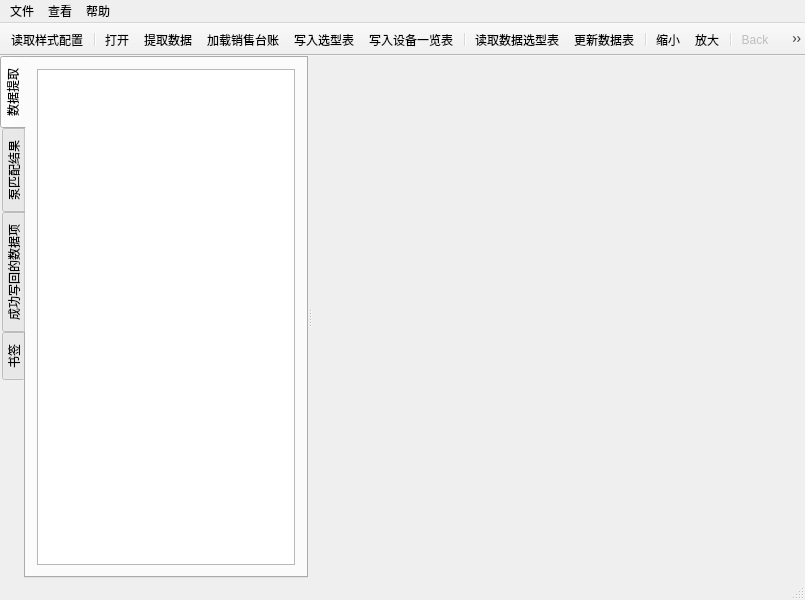
<?xml version="1.0" encoding="UTF-8"?>
<ui version="4.0">
 <class>MainWindow</class>
 <widget class="QMainWindow" name="MainWindow">
  <property name="geometry">
   <rect>
    <x>0</x>
    <y>0</y>
    <width>805</width>
    <height>600</height>
   </rect>
  </property>
  <property name="windowTitle">
   <string>数据表处理工具</string>
  </property>
  <property name="unifiedTitleAndToolBarOnMac">
   <bool>true</bool>
  </property>
  <widget class="QWidget" name="centralWidget">
   <layout class="QHBoxLayout" name="horizontalLayout_2">
    <property name="spacing">
     <number>0</number>
    </property>
    <property name="leftMargin">
     <number>0</number>
    </property>
    <property name="topMargin">
     <number>0</number>
    </property>
    <property name="rightMargin">
     <number>0</number>
    </property>
    <property name="bottomMargin">
     <number>0</number>
    </property>
    <item>
     <widget class="QWidget" name="widget" native="true">
      <layout class="QVBoxLayout" name="verticalLayout_2">
       <property name="spacing">
        <number>0</number>
       </property>
       <property name="leftMargin">
        <number>0</number>
       </property>
       <property name="topMargin">
        <number>0</number>
       </property>
       <property name="rightMargin">
        <number>0</number>
       </property>
       <property name="bottomMargin">
        <number>0</number>
       </property>
       <item>
        <widget class="QSplitter" name="splitter">
         <property name="orientation">
          <enum>Qt::Orientation::Horizontal</enum>
         </property>
         <widget class="QTabWidget" name="tabWidget">
          <property name="sizePolicy">
           <sizepolicy hsizetype="Preferred" vsizetype="Expanding">
            <horstretch>0</horstretch>
            <verstretch>0</verstretch>
           </sizepolicy>
          </property>
          <property name="tabPosition">
           <enum>QTabWidget::TabPosition::West</enum>
          </property>
          <property name="currentIndex">
           <number>0</number>
          </property>
          <property name="documentMode">
           <bool>false</bool>
          </property>
          <widget class="QWidget" name="dataExtractedTab">
           <attribute name="title">
            <string>数据提取</string>
           </attribute>
           <layout class="QVBoxLayout" name="verticalLayout_4">
            <item>
             <widget class="QTableWidget" name="dataExtractedWidget">
              <property name="sizePolicy">
               <sizepolicy hsizetype="Expanding" vsizetype="Expanding">
                <horstretch>0</horstretch>
                <verstretch>0</verstretch>
               </sizepolicy>
              </property>
              <property name="autoFillBackground">
               <bool>false</bool>
              </property>
             </widget>
            </item>
           </layout>
          </widget>
          <widget class="QWidget" name="pumpSelectTab">
           <attribute name="title">
            <string>泵匹配结果</string>
           </attribute>
           <layout class="QVBoxLayout" name="verticalLayout_5">
            <item>
             <widget class="QTabWidget" name="sourceTabWidget">
              <property name="currentIndex">
               <number>-1</number>
              </property>
             </widget>
            </item>
           </layout>
          </widget>
          <widget class="QWidget" name="dataWritenTab">
           <attribute name="title">
            <string>成功写回的数据项</string>
           </attribute>
           <layout class="QVBoxLayout" name="verticalLayout">
            <item>
             <widget class="QTableWidget" name="dataWritenWidget"/>
            </item>
           </layout>
          </widget>
          <widget class="QWidget" name="bookmarkTab">
           <attribute name="title">
            <string>书签</string>
           </attribute>
           <layout class="QVBoxLayout" name="verticalLayout_3">
            <property name="spacing">
             <number>0</number>
            </property>
            <property name="leftMargin">
             <number>2</number>
            </property>
            <property name="topMargin">
             <number>2</number>
            </property>
            <property name="rightMargin">
             <number>2</number>
            </property>
            <property name="bottomMargin">
             <number>2</number>
            </property>
            <item>
             <widget class="QTreeView" name="bookmarkView">
              <property name="sizePolicy">
               <sizepolicy hsizetype="Preferred" vsizetype="Expanding">
                <horstretch>0</horstretch>
                <verstretch>0</verstretch>
               </sizepolicy>
              </property>
              <property name="headerHidden">
               <bool>true</bool>
              </property>
             </widget>
            </item>
           </layout>
          </widget>
         </widget>
         <widget class="QPdfView" name="pdfView" native="true">
          <property name="enabled">
           <bool>true</bool>
          </property>
          <property name="sizePolicy">
           <sizepolicy hsizetype="Expanding" vsizetype="Expanding">
            <horstretch>10</horstretch>
            <verstretch>0</verstretch>
           </sizepolicy>
          </property>
         </widget>
        </widget>
       </item>
      </layout>
     </widget>
    </item>
   </layout>
  </widget>
  <widget class="QMenuBar" name="menuBar">
   <property name="geometry">
    <rect>
     <x>0</x>
     <y>0</y>
     <width>805</width>
     <height>33</height>
    </rect>
   </property>
   <widget class="QMenu" name="menuFile">
    <property name="title">
     <string>文件</string>
    </property>
    <addaction name="actionOpen"/>
    <addaction name="actionExtract_Data"/>
    <addaction name="actionQuit"/>
   </widget>
   <widget class="QMenu" name="menuHelp">
    <property name="title">
     <string>帮助</string>
    </property>
    <addaction name="actionAbout"/>
    <addaction name="actionAbout_Qt"/>
   </widget>
   <widget class="QMenu" name="menuView">
    <property name="title">
     <string>查看</string>
    </property>
    <addaction name="actionZoom_In"/>
    <addaction name="actionZoom_Out"/>
    <addaction name="actionPrevious_Page"/>
    <addaction name="actionNext_Page"/>
    <addaction name="separator"/>
    <addaction name="actionContinuous"/>
   </widget>
   <addaction name="menuFile"/>
   <addaction name="menuView"/>
   <addaction name="menuHelp"/>
  </widget>
  <widget class="QToolBar" name="mainToolBar">
   <property name="movable">
    <bool>false</bool>
   </property>
   <property name="floatable">
    <bool>false</bool>
   </property>
   <attribute name="toolBarArea">
    <enum>TopToolBarArea</enum>
   </attribute>
   <attribute name="toolBarBreak">
    <bool>false</bool>
   </attribute>
   <addaction name="actionReadStyleConfig"/>
   <addaction name="separator"/>
   <addaction name="actionOpen"/>
   <addaction name="actionExtract_Data"/>
   <addaction name="actionLoad_SalesTable"/>
   <addaction name="actionWrite_MSTable"/>
   <addaction name="actionWrite_ListTable"/>
   <addaction name="separator"/>
   <addaction name="actionLoad_MSTable"/>
   <addaction name="actionWrite_DataPdf"/>
   <addaction name="separator"/>
   <addaction name="actionZoom_Out"/>
   <addaction name="actionZoom_In"/>
   <addaction name="separator"/>
   <addaction name="actionBack"/>
   <addaction name="actionForward"/>
  </widget>
  <widget class="QStatusBar" name="statusBar"/>
  <action name="actionOpen">
   <property name="icon">
    <iconset theme="document-open" resource="resources.qrc">
     <normaloff>:/icons/images/document-open.svgz</normaloff>:/icons/images/document-open.svgz</iconset>
   </property>
   <property name="text">
    <string>打开...</string>
   </property>
   <property name="shortcut">
    <string>Ctrl+O</string>
   </property>
  </action>
  <action name="actionQuit">
   <property name="icon">
    <iconset theme="application-exit"/>
   </property>
   <property name="text">
    <string>退出</string>
   </property>
   <property name="shortcut">
    <string>Ctrl+Q</string>
   </property>
  </action>
  <action name="actionAbout">
   <property name="icon">
    <iconset theme="help-about"/>
   </property>
   <property name="text">
    <string>About</string>
   </property>
  </action>
  <action name="actionAbout_Qt">
   <property name="text">
    <string>About Qt</string>
   </property>
  </action>
  <action name="actionZoom_In">
   <property name="icon">
    <iconset theme="zoom-in" resource="resources.qrc">
     <normaloff>:/icons/images/zoom-in.svgz</normaloff>:/icons/images/zoom-in.svgz</iconset>
   </property>
   <property name="text">
    <string>放大</string>
   </property>
   <property name="shortcut">
    <string>Ctrl++</string>
   </property>
  </action>
  <action name="actionZoom_Out">
   <property name="icon">
    <iconset theme="zoom-out" resource="resources.qrc">
     <normaloff>:/icons/images/zoom-out.svgz</normaloff>:/icons/images/zoom-out.svgz</iconset>
   </property>
   <property name="text">
    <string>缩小</string>
   </property>
   <property name="shortcut">
    <string>Ctrl+-</string>
   </property>
  </action>
  <action name="actionPrevious_Page">
   <property name="icon">
    <iconset theme="go-previous-view-page" resource="resources.qrc">
     <normaloff>:/icons/images/go-previous-view-page.svgz</normaloff>:/icons/images/go-previous-view-page.svgz</iconset>
   </property>
   <property name="text">
    <string>上一页</string>
   </property>
   <property name="shortcut">
    <string>PgUp</string>
   </property>
  </action>
  <action name="actionNext_Page">
   <property name="icon">
    <iconset theme="go-next-view-page" resource="resources.qrc">
     <normaloff>:/icons/images/go-next-view-page.svgz</normaloff>:/icons/images/go-next-view-page.svgz</iconset>
   </property>
   <property name="text">
    <string>下一页</string>
   </property>
   <property name="shortcut">
    <string>PgDown</string>
   </property>
  </action>
  <action name="actionContinuous">
   <property name="checkable">
    <bool>true</bool>
   </property>
   <property name="checked">
    <bool>true</bool>
   </property>
   <property name="text">
    <string>页面连续</string>
   </property>
  </action>
  <action name="actionBack">
   <property name="enabled">
    <bool>false</bool>
   </property>
   <property name="icon">
    <iconset resource="resources.qrc">
     <normaloff>:/icons/images/go-previous-view.svgz</normaloff>:/icons/images/go-previous-view.svgz</iconset>
   </property>
   <property name="text">
    <string>Back</string>
   </property>
   <property name="toolTip">
    <string>back to previous view</string>
   </property>
  </action>
  <action name="actionForward">
   <property name="enabled">
    <bool>false</bool>
   </property>
   <property name="icon">
    <iconset resource="resources.qrc">
     <normaloff>:/icons/images/go-next-view.svgz</normaloff>:/icons/images/go-next-view.svgz</iconset>
   </property>
   <property name="text">
    <string>Forward</string>
   </property>
   <property name="toolTip">
    <string>forward to next view</string>
   </property>
  </action>
  <action name="actionExtract_Data">
   <property name="enabled">
    <bool>true</bool>
   </property>
   <property name="icon">
    <iconset resource="resources.qrc">
     <normaloff>:/icons/images/extract-data.svg</normaloff>:/icons/images/extract-data.svg</iconset>
   </property>
   <property name="text">
    <string>提取数据</string>
   </property>
   <property name="shortcut">
    <string>Ctrl+E</string>
   </property>
   <property name="menuRole">
    <enum>QAction::MenuRole::TextHeuristicRole</enum>
   </property>
  </action>
  <action name="actionWrite_MSTable">
   <property name="icon">
    <iconset resource="resources.qrc">
     <normaloff>:/icons/images/write-table.svg</normaloff>:/icons/images/write-table.svg</iconset>
   </property>
   <property name="text">
    <string>写入选型表</string>
   </property>
   <property name="toolTip">
    <string>写入设备选型表</string>
   </property>
   <property name="menuRole">
    <enum>QAction::MenuRole::TextHeuristicRole</enum>
   </property>
  </action>
  <action name="actionLoad_SalesTable">
   <property name="icon">
    <iconset resource="resources.qrc">
     <normaloff>:/icons/images/load-table.svg</normaloff>:/icons/images/load-table.svg</iconset>
   </property>
   <property name="text">
    <string>加载销售台账</string>
   </property>
   <property name="toolTip">
    <string>加载销售台账表格</string>
   </property>
   <property name="menuRole">
    <enum>QAction::MenuRole::TextHeuristicRole</enum>
   </property>
  </action>
  <action name="actionWrite_ListTable">
   <property name="icon">
    <iconset>
     <normalon>:/icons/images/write-list.svg</normalon>
    </iconset>
   </property>
   <property name="text">
    <string>写入设备一览表</string>
   </property>
   <property name="toolTip">
    <string>写入设备一览表</string>
   </property>
   <property name="menuRole">
    <enum>QAction::MenuRole::TextHeuristicRole</enum>
   </property>
  </action>
  <action name="actionLoad_MSTable">
   <property name="icon">
    <iconset>
     <normalon>:/icons/images/read-mstable.svg</normalon>
    </iconset>
   </property>
   <property name="text">
    <string>读取数据选型表</string>
   </property>
   <property name="toolTip">
    <string>读取选型表，准备更新数据表</string>
   </property>
   <property name="menuRole">
    <enum>QAction::MenuRole::TextHeuristicRole</enum>
   </property>
  </action>
  <action name="actionWrite_DataPdf">
   <property name="icon">
    <iconset>
     <normalon>:/icons/images/write-pdf.svg</normalon>
    </iconset>
   </property>
   <property name="text">
    <string>更新数据表</string>
   </property>
   <property name="toolTip">
    <string>更新泵信息到数据表</string>
   </property>
   <property name="menuRole">
    <enum>QAction::MenuRole::TextHeuristicRole</enum>
   </property>
  </action>
  <action name="actionReadStyleConfig">
   <property name="icon">
    <iconset>
     <normalon>:/icons/images/read-config.svg</normalon>
    </iconset>
   </property>
   <property name="text">
    <string>读取样式配置</string>
   </property>
   <property name="toolTip">
    <string>读取样式配置</string>
   </property>
   <property name="menuRole">
    <enum>QAction::MenuRole::TextHeuristicRole</enum>
   </property>
  </action>
 </widget>
 <layoutdefault spacing="6" margin="11"/>
 <customwidgets>
  <customwidget>
   <class>QPdfView</class>
   <extends>QWidget</extends>
   <header location="global">qpdfview.h</header>
   <container>1</container>
  </customwidget>
 </customwidgets>
 <resources>
  <include location="resources.qrc"/>
 </resources>
 <connections/>
</ui>
